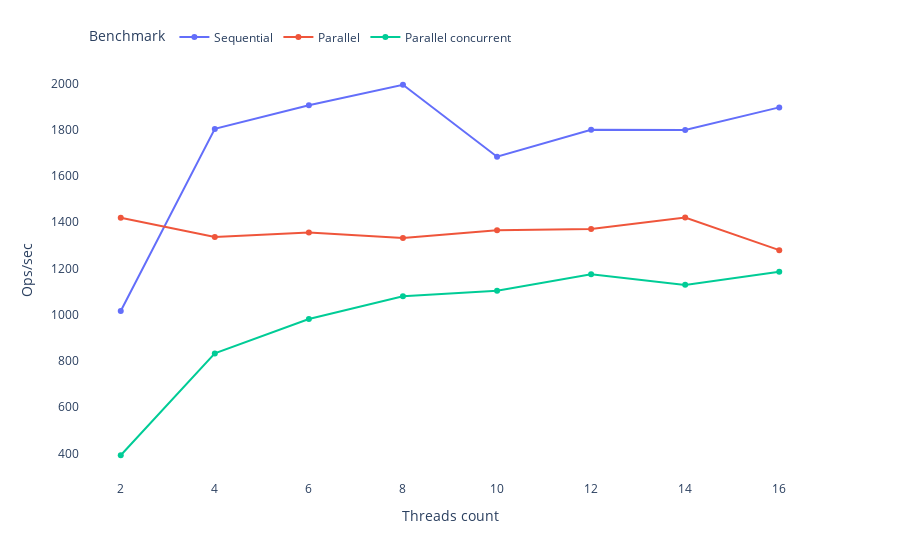

Source (notebook cell):
### Markdown cell above
# 100000 items

### Code cell
items = 100000
chart = create_chart(scores.loc[scores['size']==items])
write_chart(chart,profile,f'{benchmark}-{items}')
chart

### Figure 1 — Plotly figure (JSON) as saved in the notebook; plotly's stock layout.template omitted (floating-point values rounded to 4 significant figures)
{"data": [{"hovertemplate": "Benchmark=Sequential<br>Threads count=%{x}<br>Ops/sec=%{y}<extra></extra>", "legendgroup": "Sequential", "line": {"color": "#636efa", "dash": "solid"}, "marker": {"symbol": "circle"}, "mode": "lines+markers", "name": "Sequential", "orientation": "v", "showlegend": true, "type": "scatter", "x": [2, 4, 6, 8, 10, 12, 14, 16], "xaxis": "x", "y": [1016.0, 1804.0, 1906.0, 1995.0, 1684.0, 1801.0, 1800.0, 1897.0], "yaxis": "y"}, {"hovertemplate": "Benchmark=Parallel<br>Threads count=%{x}<br>Ops/sec=%{y}<extra></extra>", "legendgroup": "Parallel", "line": {"color": "#EF553B", "dash": "solid"}, "marker": {"symbol": "circle"}, "mode": "lines+markers", "name": "Parallel", "orientation": "v", "showlegend": true, "type": "scatter", "x": [2, 4, 6, 8, 10, 12, 14, 16], "xaxis": "x", "y": [1419.0, 1337.0, 1355.0, 1331.0, 1366.0, 1371.0, 1421.0, 1279.0], "yaxis": "y"}, {"hovertemplate": "Benchmark=Parallel concurrent<br>Threads count=%{x}<br>Ops/sec=%{y}<extra></extra>", "legendgroup": "Parallel concurrent", "line": {"color": "#00cc96", "dash": "solid"}, "marker": {"symbol": "circle"}, "mode": "lines+markers", "name": "Parallel concurrent", "orientation": "v", "showlegend": true, "type": "scatter", "x": [2, 4, 6, 8, 10, 12, 14, 16], "xaxis": "x", "y": [391.6, 832.3, 981.5, 1079.0, 1104.0, 1174.0, 1129.0, 1185.0], "yaxis": "y"}], "layout": {"autosize": true, "legend": {"orientation": "h", "title": {"text": "Benchmark"}, "tracegroupgap": 0, "x": 0.01, "xanchor": "left", "y": 1.02, "yanchor": "bottom"}, "margin": {"t": 60}, "plot_bgcolor": "rgba(0, 0, 0, 0)", "xaxis": {"anchor": "y", "autorange": true, "domain": [0, 1], "dtick": 2, "range": [1.162, 16.84], "tick0": 2, "title": {"text": "Threads count"}, "type": "linear"}, "yaxis": {"anchor": "x", "autorange": true, "domain": [0, 1], "range": [267.5, 2119.0], "title": {"text": "Ops/sec"}, "type": "linear"}}}
